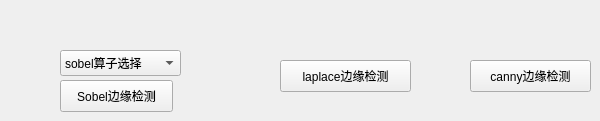
    <widget class="QWidget" name="tab_7">
     <attribute name="title">
      <string>边缘检测</string>
     </attribute>
     <widget class="QPushButton" name="sobel">
      <property name="geometry">
       <rect>
        <x>60</x>
        <y>80</y>
        <width>113</width>
        <height>32</height>
       </rect>
      </property>
      <property name="text">
       <string>Sobel边缘检测</string>
      </property>
     </widget>
     <widget class="QPushButton" name="pushButton_15">
      <property name="geometry">
       <rect>
        <x>280</x>
        <y>60</y>
        <width>131</width>
        <height>32</height>
       </rect>
      </property>
      <property name="text">
       <string>laplace边缘检测</string>
      </property>
     </widget>
     <widget class="QComboBox" name="sobel_2">
      <property name="geometry">
       <rect>
        <x>60</x>
        <y>50</y>
        <width>121</width>
        <height>26</height>
       </rect>
      </property>
      <item>
       <property name="text">
        <string>sobel算子选择</string>
       </property>
      </item>
      <item>
       <property name="text">
        <string>X</string>
       </property>
      </item>
      <item>
       <property name="text">
        <string>Y</string>
       </property>
      </item>
      <item>
       <property name="text">
        <string>X-Y</string>
       </property>
      </item>
     </widget>
     <widget class="QPushButton" name="canny">
      <property name="geometry">
       <rect>
        <x>470</x>
        <y>60</y>
        <width>121</width>
        <height>32</height>
       </rect>
      </property>
      <property name="text">
       <string>canny边缘检测</string>
      </property>
     </widget>
    </widget>
